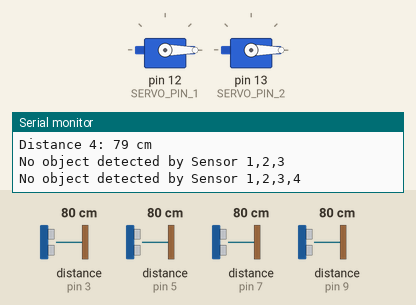
A sketch run on a simulated Arduino Uno, built with avr-gcc and run on an emulated ATmega328P. On the bench: 2 × servo, the last lines printed to the serial monitor. Wiring (inferred from the names in the program): 4 × ultrasonic range finder: trigger pin 2, echo pin 3 / trigger pin 4, echo pin 5 / trigger pin 6, echo pin 7 / trigger pin 8, echo pin 9. The inputs (shaded band) are chosen by the test bench; at power-on: distance to the obstacle (sensors on pin 3, pin 7, pin 5, pin 9) 80 cm. The echo pulse lasts 58.3 µs per cm.

Above: at 2.9 s.
3.0 s: distance to the obstacle (sensor on pin 3) set to 9 cm
5.8 s: distance to the obstacle (sensor on pin 3) set to 6 cm
At 6.8 s:
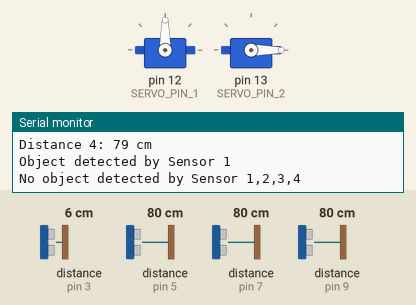
8.6 s: distance to the obstacle (sensor on pin 7) set to 9 cm
14.8 s: distance to the obstacle (sensor on pin 7) set to 6 cm
At 17.9 s:
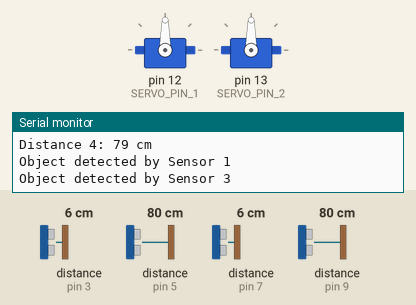
18.3 s: distance to the obstacle (sensor on pin 3) set to 18 cm
At 20.4 s:
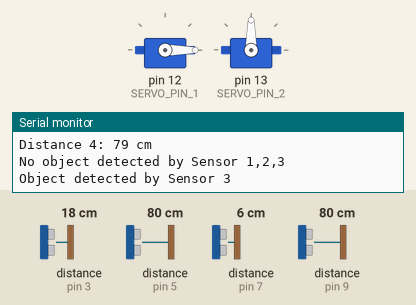
21.1 s: distance to the obstacle (sensor on pin 5) set to 9 cm
27.3 s: distance to the obstacle (sensor on pin 5) set to 6 cm
At 30.5 s:
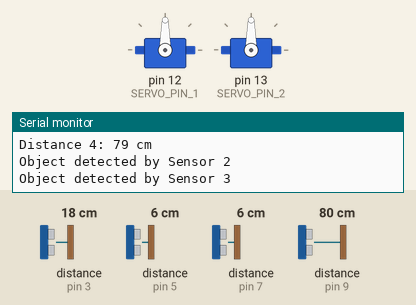
Timing chart, 0 to 32.0 s (numbered marks = the images above; inputs shaded):
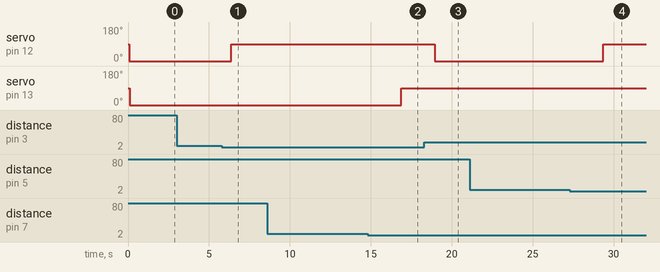

Measured:
- the behaviour switches between 8 and 7 cm on distance to the obstacle (sensor on pin 3) (found by bisection; images 0 and 1)
- the behaviour switches between 8 and 7 cm on distance to the obstacle (sensor on pin 7) (found by bisection; images 1 and 2)
- the behaviour switches between 8 and 7 cm on distance to the obstacle (sensor on pin 5) (found by bisection; images 3 and 4)
- after the input at 5.8 s, servo on pin 12 (SERVO_PIN_1): 0° → 90° after 0.58 s
- after the input at 14.8 s, servo on pin 13 (SERVO_PIN_2): 0° → 90° after 2.1 s
- after the input at 18.3 s, servo on pin 12 (SERVO_PIN_1): 90° → 0° after 0.63 s
- after the input at 27.3 s, servo on pin 12 (SERVO_PIN_1): 0° → 90° after 2.1 s

The sketch:

4UltraWith2Motors.ino
```cpp
#include <Servo.h>
//Parking 1
#define TRIG_PIN_1 2 // Pin for the first ultrasonic sensor's trigger
#define ECHO_PIN_1 3 // Pin for the first ultrasonic sensor's echo
#define SERVO_PIN_1 12 // Pin for the first servo motor

#define TRIG_PIN_2 4 // Pin for the second ultrasonic sensor's trigger
#define ECHO_PIN_2 5 // Pin for the second ultrasonic sensor's echo

//Parking 2
#define TRIG_PIN_3 6 // Pin for the first ultrasonic sensor's trigger
#define ECHO_PIN_3 7 // Pin for the first ultrasonic sensor's echo

#define TRIG_PIN_4 8 // Pin for the first ultrasonic sensor's trigger
#define ECHO_PIN_4 9 // Pin for the first ultrasonic sensor's echo
#define SERVO_PIN_2 13 // Pin for the first servo motor

Servo servo1; // Create a servo object for the first sensor
Servo servo2; // Create a servo object for the second sensor

void setup() {
  Serial.begin(9600);

  pinMode(TRIG_PIN_1, OUTPUT);
  pinMode(ECHO_PIN_1, INPUT);
  pinMode(TRIG_PIN_2, OUTPUT);
  pinMode(ECHO_PIN_2, INPUT);

  pinMode(TRIG_PIN_3, OUTPUT);
  pinMode(ECHO_PIN_3, INPUT);
  pinMode(TRIG_PIN_4, OUTPUT);
  pinMode(ECHO_PIN_4, INPUT);

  servo1.attach(SERVO_PIN_1); // Attach the first servo to the specified pin
  servo2.attach(SERVO_PIN_2); // Attach the second servo to the specified pin
}

void loop() {
  long duration1, distance1;
  long duration2, distance2;

  long duration3, distance3;
  long duration4, distance4;

  // Code for the first ultrasonic sensor
  digitalWrite(TRIG_PIN_1, LOW);
  delayMicroseconds(2);
  digitalWrite(TRIG_PIN_1, HIGH);
  delayMicroseconds(10);
  digitalWrite(TRIG_PIN_1, LOW);
  duration1 = pulseIn(ECHO_PIN_1, HIGH);
  distance1 = (duration1 / 2) / 29.1;

  // Code for the second ultrasonic sensor
  digitalWrite(TRIG_PIN_2, LOW);
  delayMicroseconds(2);
  digitalWrite(TRIG_PIN_2, HIGH);
  delayMicroseconds(10);
  digitalWrite(TRIG_PIN_2, LOW);
  duration2 = pulseIn(ECHO_PIN_2, HIGH);
  distance2 = (duration2 / 2) / 29.1;

  // Code for the third ultrasonic sensor
  digitalWrite(TRIG_PIN_3, LOW);
  delayMicroseconds(2);
  digitalWrite(TRIG_PIN_3, HIGH);
  delayMicroseconds(10);
  digitalWrite(TRIG_PIN_3, LOW);
  duration3 = pulseIn(ECHO_PIN_3, HIGH);
  distance3 = (duration3 / 2) / 29.1;


  // Code for the forth ultrasonic sensor
  digitalWrite(TRIG_PIN_4, LOW);
  delayMicroseconds(2);
  digitalWrite(TRIG_PIN_4, HIGH);
  delayMicroseconds(10);
  digitalWrite(TRIG_PIN_4, LOW);
  duration4 = pulseIn(ECHO_PIN_4, HIGH);
  distance4 = (duration4 / 2) / 29.1;

  Serial.print("Distance 1: ");
  Serial.print(distance1);
  Serial.println(" cm");

  Serial.print("Distance 2: ");
  Serial.print(distance2);
  Serial.println(" cm");

  Serial.print("Distance 3: ");
  Serial.print(distance3);
  Serial.println(" cm");

  Serial.print("Distance 4: ");
  Serial.print(distance4);
  Serial.println(" cm");

  if (distance1 <= 6) { // Adjust the maximum distance as needed
    Serial.println("Object detected by Sensor 1");
    // Perform your desired actions when an object is detected by Sensor 1 or Sensor 2
    servo1.write(90); // Adjust the angle as needed
}
 else if (distance2 <= 6) {
    Serial.println("Object detected by Sensor 2");
    // Perform your desired actions when no object is detected by Sensor 1 or Sensor 2
    servo1.write(90); // Adjust the angle as needed
 }

 else {
    Serial.println("No object detected by Sensor 1,2,3");
    // Perform your desired actions when no object is detected by Sensor 1 or Sensor 2
    servo1.write(0); // Adjust the angle as needed
}


  if (distance3 <= 6) {
    Serial.println("Object detected by Sensor 3");
    // Perform your desired actions when no object is detected by Sensor 1 or Sensor 2
    servo2.write(90); // Adjust the angle as needed
 }

 else if (distance4 <= 6) {
    Serial.println("Object detected by Sensor 3");
    // Perform your desired actions when no object is detected by Sensor 1 or Sensor 2
    servo2.write(90); // Adjust the angle as needed
 }
 else {
    Serial.println("No object detected by Sensor 1,2,3,4");
    // Perform your desired actions when no object is detected by Sensor 1 or Sensor 2
    servo2.write(0); // Adjust the angle as needed
}

  delay(2000); // Delay for stability
}
```
